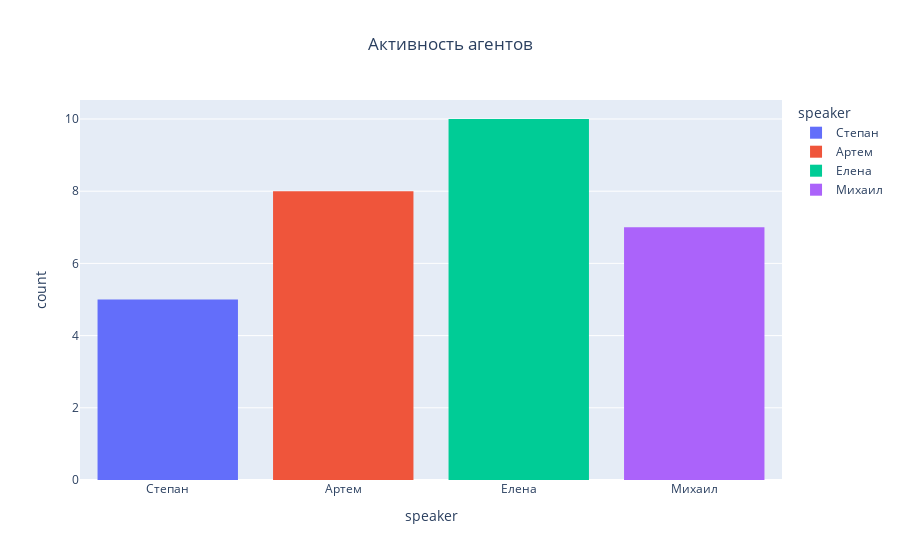
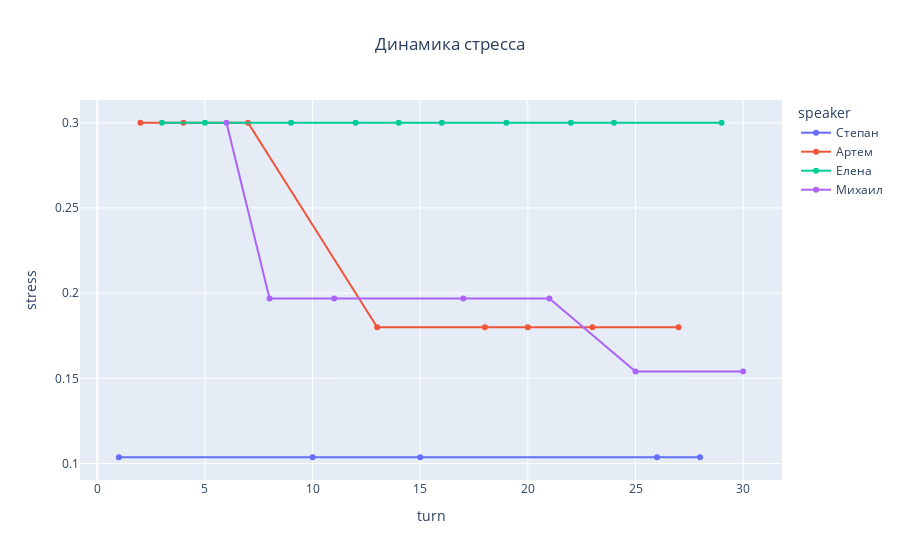
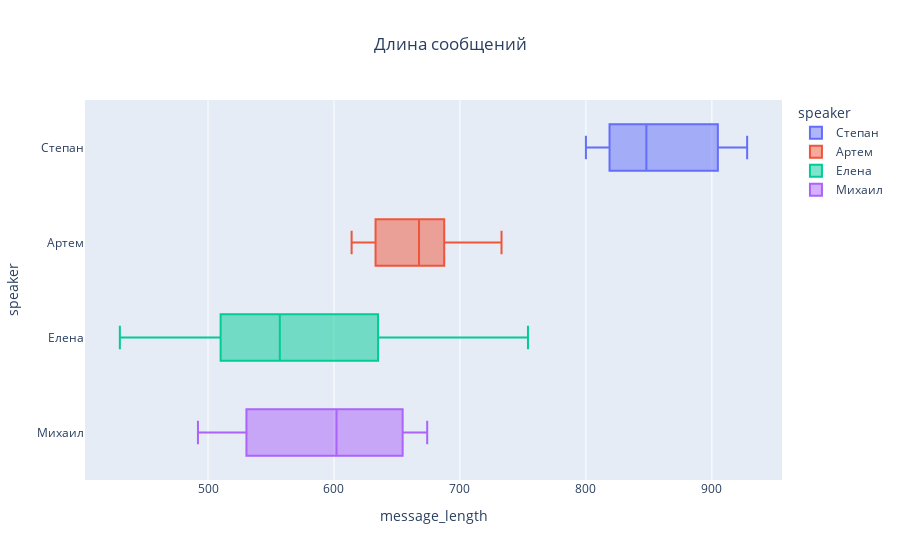
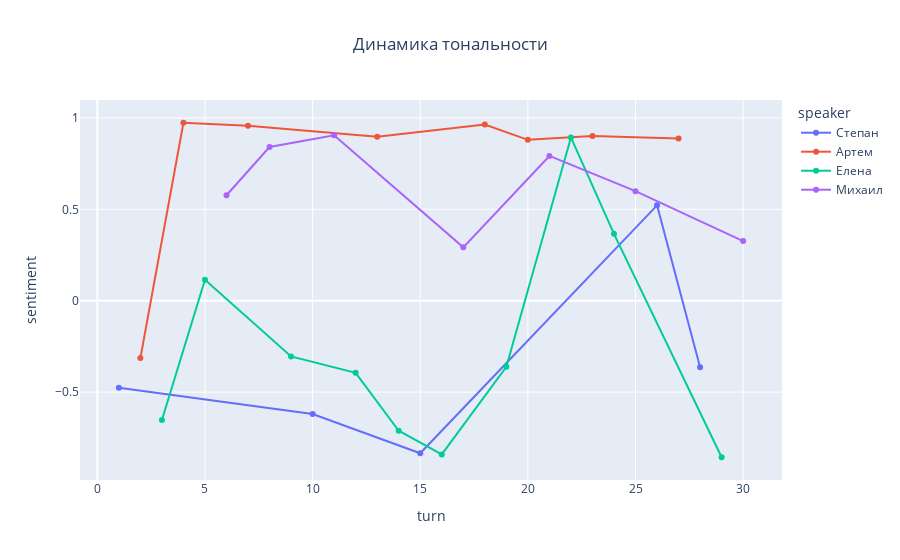

The notebook cell these images were saved under, in order:
### Code cell
# Пример использования
if __name__ == "__main__":
    society_2 = VirtualSociety(agent_configs, max_turns=30)
    topic_2 = "Тема обсуждения - полет на луну: Артем, Елена и Степан считают, что полет на луну - заговор, Михаил наоборот считает, что это правда. Твоя точка зрения указана с твоим именем. Следуй ей."
    df_2 = society_2.run_discussion(topic_2)
    society_2.visualize_dialog()
    
    plot_nlp_and_social_analysis(df_2, society_2)

### Figure 1 — Plotly figure (JSON) as saved in the notebook; plotly's stock layout.template omitted (floating-point values rounded to 4 significant figures)
{"data": [{"alignmentgroup": "True", "bingroup": "x", "hovertemplate": "speaker=%{x}<br>count=%{y}<extra></extra>", "legendgroup": "Степан", "marker": {"color": "#636efa", "pattern": {"shape": ""}}, "name": "Степан", "offsetgroup": "Степан", "orientation": "v", "showlegend": true, "type": "histogram", "x": ["Степан", "Степан", "Степан", "Степан", "Степан"], "xaxis": "x", "yaxis": "y"}, {"alignmentgroup": "True", "bingroup": "x", "hovertemplate": "speaker=%{x}<br>count=%{y}<extra></extra>", "legendgroup": "Артем", "marker": {"color": "#EF553B", "pattern": {"shape": ""}}, "name": "Артем", "offsetgroup": "Артем", "orientation": "v", "showlegend": true, "type": "histogram", "x": ["Артем", "Артем", "Артем", "Артем", "Артем", "Артем", "Артем", "Артем"], "xaxis": "x", "yaxis": "y"}, {"alignmentgroup": "True", "bingroup": "x", "hovertemplate": "speaker=%{x}<br>count=%{y}<extra></extra>", "legendgroup": "Елена", "marker": {"color": "#00cc96", "pattern": {"shape": ""}}, "name": "Елена", "offsetgroup": "Елена", "orientation": "v", "showlegend": true, "type": "histogram", "x": ["Елена", "Елена", "Елена", "Елена", "Елена", "Елена", "Елена", "Елена", "Елена", "Елена"], "xaxis": "x", "yaxis": "y"}, {"alignmentgroup": "True", "bingroup": "x", "hovertemplate": "speaker=%{x}<br>count=%{y}<extra></extra>", "legendgroup": "Михаил", "marker": {"color": "#ab63fa", "pattern": {"shape": ""}}, "name": "Михаил", "offsetgroup": "Михаил", "orientation": "v", "showlegend": true, "type": "histogram", "x": ["Михаил", "Михаил", "Михаил", "Михаил", "Михаил", "Михаил", "Михаил"], "xaxis": "x", "yaxis": "y"}], "layout": {"autosize": true, "barmode": "relative", "legend": {"title": {"text": "speaker"}, "tracegroupgap": 0}, "title": {"text": "Активность агентов", "x": 0.5}, "xaxis": {"anchor": "y", "autorange": true, "categoryarray": ["Степан", "Артем", "Елена", "Михаил"], "categoryorder": "array", "domain": [0, 1], "range": [-0.5, 3.5], "title": {"text": "speaker"}, "type": "category"}, "yaxis": {"anchor": "x", "autorange": true, "domain": [0, 1], "range": [0, 10.53], "title": {"text": "count"}}}}

### Figure 2 — Plotly figure (JSON) as saved in the notebook; plotly's stock layout.template omitted (floating-point values rounded to 4 significant figures)
{"data": [{"hovertemplate": "speaker=Степан<br>turn=%{x}<br>stress=%{y}<extra></extra>", "legendgroup": "Степан", "line": {"color": "#636efa", "dash": "solid"}, "marker": {"symbol": "circle"}, "mode": "markers+lines", "name": "Степан", "orientation": "v", "showlegend": true, "type": "scatter", "x": [1, 10, 15, 26, 28], "xaxis": "x", "y": [0.1037, 0.1037, 0.1037, 0.1037, 0.1037], "yaxis": "y"}, {"hovertemplate": "speaker=Артем<br>turn=%{x}<br>stress=%{y}<extra></extra>", "legendgroup": "Артем", "line": {"color": "#EF553B", "dash": "solid"}, "marker": {"symbol": "circle"}, "mode": "markers+lines", "name": "Артем", "orientation": "v", "showlegend": true, "type": "scatter", "x": [2, 4, 7, 13, 18, 20, 23, 27], "xaxis": "x", "y": [0.3, 0.3, 0.3, 0.18, 0.18, 0.18, 0.18, 0.18], "yaxis": "y"}, {"hovertemplate": "speaker=Елена<br>turn=%{x}<br>stress=%{y}<extra></extra>", "legendgroup": "Елена", "line": {"color": "#00cc96", "dash": "solid"}, "marker": {"symbol": "circle"}, "mode": "markers+lines", "name": "Елена", "orientation": "v", "showlegend": true, "type": "scatter", "x": [3, 5, 9, 12, 14, 16, 19, 22, 24, 29], "xaxis": "x", "y": [0.3, 0.3, 0.3, 0.3, 0.3, 0.3, 0.3, 0.3, 0.3, 0.3], "yaxis": "y"}, {"hovertemplate": "speaker=Михаил<br>turn=%{x}<br>stress=%{y}<extra></extra>", "legendgroup": "Михаил", "line": {"color": "#ab63fa", "dash": "solid"}, "marker": {"symbol": "circle"}, "mode": "markers+lines", "name": "Михаил", "orientation": "v", "showlegend": true, "type": "scatter", "x": [6, 8, 11, 17, 21, 25, 30], "xaxis": "x", "y": [0.3, 0.1969, 0.1969, 0.1969, 0.1969, 0.154, 0.154], "yaxis": "y"}], "layout": {"autosize": true, "legend": {"title": {"text": "speaker"}, "tracegroupgap": 0}, "title": {"text": "Динамика стресса", "x": 0.5}, "xaxis": {"anchor": "y", "autorange": true, "domain": [0, 1], "range": [-0.7771, 31.78], "title": {"text": "turn"}, "type": "linear"}, "yaxis": {"anchor": "x", "autorange": true, "domain": [0, 1], "range": [0.08746, 0.3162], "title": {"text": "stress"}, "type": "linear"}}}

### Figure 3 — Plotly figure (JSON) as saved in the notebook; plotly's stock layout.template omitted (floating-point values rounded to 4 significant figures)
{"data": [{"alignmentgroup": "True", "hovertemplate": "speaker=%{y}<br>message_length=%{x}<extra></extra>", "legendgroup": "Степан", "marker": {"color": "#636efa"}, "name": "Степан", "notched": false, "offsetgroup": "Степан", "orientation": "h", "showlegend": true, "type": "box", "x": [928, 800, 848, 897, 825], "x0": " ", "xaxis": "x", "y": ["Степан", "Степан", "Степан", "Степан", "Степан"], "y0": " ", "yaxis": "y"}, {"alignmentgroup": "True", "hovertemplate": "speaker=%{y}<br>message_length=%{x}<extra></extra>", "legendgroup": "Артем", "marker": {"color": "#EF553B"}, "name": "Артем", "notched": false, "offsetgroup": "Артем", "orientation": "h", "showlegend": true, "type": "box", "x": [698, 662, 639, 614, 673, 627, 677, 733], "x0": " ", "xaxis": "x", "y": ["Артем", "Артем", "Артем", "Артем", "Артем", "Артем", "Артем", "Артем"], "y0": " ", "yaxis": "y"}, {"alignmentgroup": "True", "hovertemplate": "speaker=%{y}<br>message_length=%{x}<extra></extra>", "legendgroup": "Елена", "marker": {"color": "#00cc96"}, "name": "Елена", "notched": false, "offsetgroup": "Елена", "orientation": "h", "showlegend": true, "type": "box", "x": [430, 476, 547, 510, 539, 567, 635, 603, 707, 754], "x0": " ", "xaxis": "x", "y": ["Елена", "Елена", "Елена", "Елена", "Елена", "Елена", "Елена", "Елена", "Елена", "Елена"], "y0": " ", "yaxis": "y"}, {"alignmentgroup": "True", "hovertemplate": "speaker=%{y}<br>message_length=%{x}<extra></extra>", "legendgroup": "Михаил", "marker": {"color": "#ab63fa"}, "name": "Михаил", "notched": false, "offsetgroup": "Михаил", "orientation": "h", "showlegend": true, "type": "box", "x": [492, 509, 602, 632, 595, 662, 674], "x0": " ", "xaxis": "x", "y": ["Михаил", "Михаил", "Михаил", "Михаил", "Михаил", "Михаил", "Михаил"], "y0": " ", "yaxis": "y"}], "layout": {"autosize": true, "boxmode": "overlay", "legend": {"title": {"text": "speaker"}, "tracegroupgap": 0}, "title": {"text": "Длина сообщений", "x": 0.5}, "xaxis": {"anchor": "y", "autorange": true, "domain": [0, 1], "range": [402.3, 955.7], "title": {"text": "message_length"}, "type": "linear"}, "yaxis": {"anchor": "x", "autorange": true, "categoryarray": ["Михаил", "Елена", "Артем", "Степан"], "categoryorder": "array", "domain": [0, 1], "range": [-0.5, 3.5], "title": {"text": "speaker"}, "type": "category"}}}

### Figure 4 — Plotly figure (JSON) as saved in the notebook; plotly's stock layout.template omitted (floating-point values rounded to 4 significant figures)
{"data": [{"hovertemplate": "speaker=Степан<br>turn=%{x}<br>sentiment=%{y}<extra></extra>", "legendgroup": "Степан", "line": {"color": "#636efa", "dash": "solid"}, "marker": {"symbol": "circle"}, "mode": "markers+lines", "name": "Степан", "orientation": "v", "showlegend": true, "type": "scatter", "x": [1, 10, 15, 26, 28], "xaxis": "x", "y": [-0.4757, -0.6195, -0.8345, 0.5218, -0.3641], "yaxis": "y"}, {"hovertemplate": "speaker=Артем<br>turn=%{x}<br>sentiment=%{y}<extra></extra>", "legendgroup": "Артем", "line": {"color": "#EF553B", "dash": "solid"}, "marker": {"symbol": "circle"}, "mode": "markers+lines", "name": "Артем", "orientation": "v", "showlegend": true, "type": "scatter", "x": [2, 4, 7, 13, 18, 20, 23, 27], "xaxis": "x", "y": [-0.3136, 0.9737, 0.9572, 0.8968, 0.9638, 0.8803, 0.9011, 0.8872], "yaxis": "y"}, {"hovertemplate": "speaker=Елена<br>turn=%{x}<br>sentiment=%{y}<extra></extra>", "legendgroup": "Елена", "line": {"color": "#00cc96", "dash": "solid"}, "marker": {"symbol": "circle"}, "mode": "markers+lines", "name": "Елена", "orientation": "v", "showlegend": true, "type": "scatter", "x": [3, 5, 9, 12, 14, 16, 19, 22, 24, 29], "xaxis": "x", "y": [-0.6525, 0.1153, -0.3044, -0.3945, -0.7111, -0.8405, -0.3612, 0.8934, 0.3662, -0.8562], "yaxis": "y"}, {"hovertemplate": "speaker=Михаил<br>turn=%{x}<br>sentiment=%{y}<extra></extra>", "legendgroup": "Михаил", "line": {"color": "#ab63fa", "dash": "solid"}, "marker": {"symbol": "circle"}, "mode": "markers+lines", "name": "Михаил", "orientation": "v", "showlegend": true, "type": "scatter", "x": [6, 8, 11, 17, 21, 25, 30], "xaxis": "x", "y": [0.5773, 0.8409, 0.9053, 0.2921, 0.7922, 0.5996, 0.3266], "yaxis": "y"}], "layout": {"autosize": true, "legend": {"title": {"text": "speaker"}, "tracegroupgap": 0}, "title": {"text": "Динамика тональности", "x": 0.5}, "xaxis": {"anchor": "y", "autorange": true, "domain": [0, 1], "range": [-0.7771, 31.78], "title": {"text": "turn"}, "type": "linear"}, "yaxis": {"anchor": "x", "autorange": true, "domain": [0, 1], "range": [-1.007, 1.125], "title": {"text": "sentiment"}, "type": "linear"}}}
